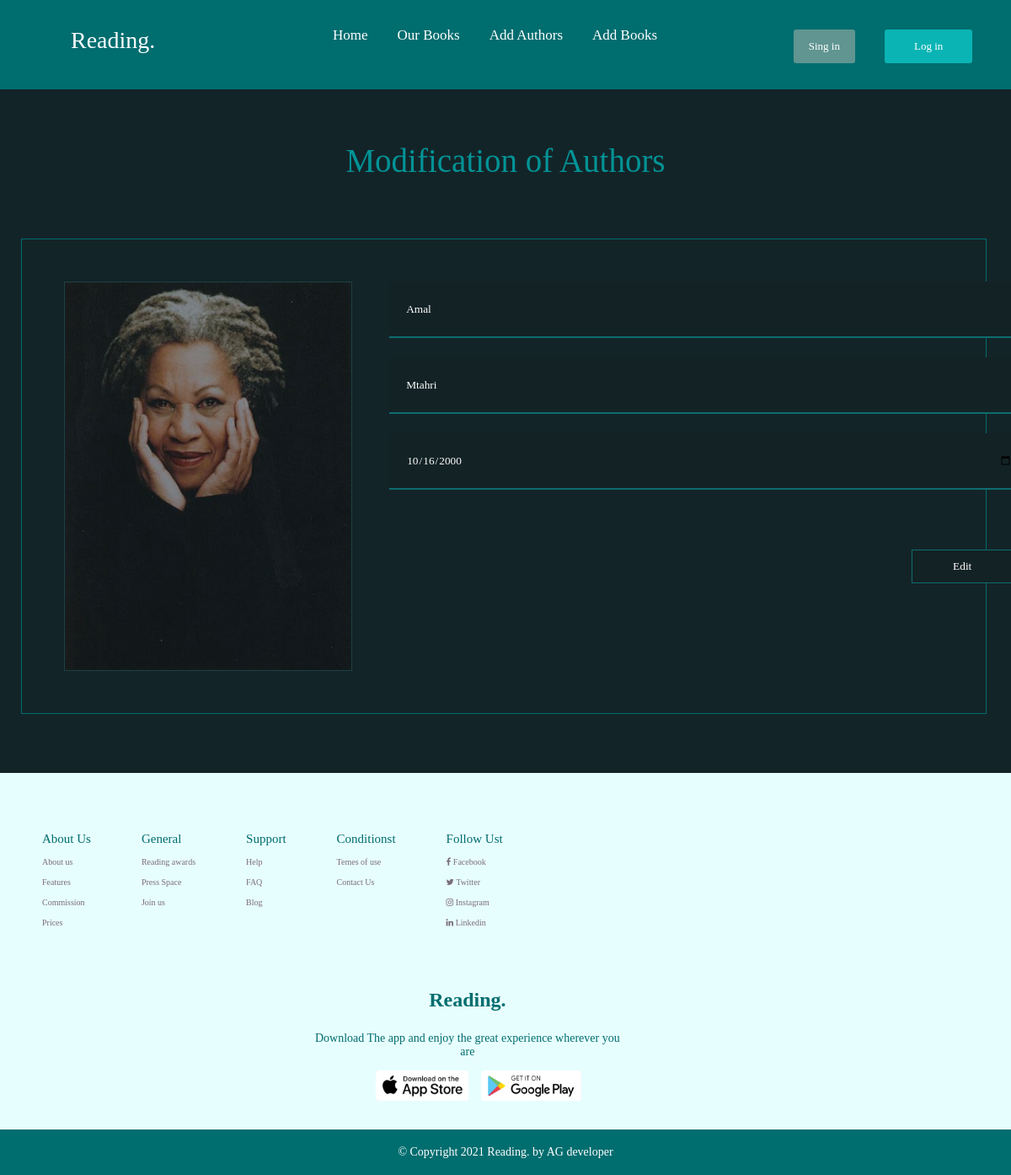
The page /modification_authors.php?idA=1 on the database its author committed.
### tables this page shows
CREATE TABLE `authors` (
  `idA` int(4) NOT NULL,
  `Fname` varchar(50) DEFAULT NULL,
  `Lname` varchar(50) DEFAULT NULL,
  `dateN` date DEFAULT NULL,
  `image` varchar(50) DEFAULT NULL
);

### modification_authors.php (the view, shortened to what this page needs)
<?php
require_once('connect.php');
$idA = $_GET['idA'];
$sqlAfficher = "SELECT * FROM authors WHERE idA=$idA ";
$queryAffiche = $pdo->query($sqlAfficher);
$rowAffiche = $queryAffiche->fetch();
?>
<!DOCTYPE html>
<html lang="en">
<head>
    <link rel="stylesheet" href="style/add_authors.css">
    <link rel="stylesheet" href="style/footer.css">
    <link rel="stylesheet" href="http://maxcdn.bootstrapcdn.com/font-awesome/4.2.0/css/font-awesome.min.css">
</head>
<body>
    <header>
        <a href="index.php">
            <div class="logo" >Reading.</div>
        </a>
        <nav class="navBar">
            <a  href="index.php">Home</a>
            <a href="our_books.php">Our Books</a>
            <a href="add_authors.php">Add Authors</a>
            <a href="add_books.php">Add Books</a>
            <div class="register">
                <a href="login.php" class="aSingIn"><div class="singin" >Sing in</div></a>
                <a href="login.php" class="aSingIn"><div class="login" >Log in</div></a>
            </div>
        </nav>
    </header>
    <p class="titre">Modification of Authors</p>
<form class="container" method="post" action="updateauthors.php"  enctype="multipart/form-data">
    <div class="DivFile">
        <p>&#10010; Add Image</p>
        <img id="imgChange" src="images/<?php echo $rowAffiche['image'] ?>" alt="">
    </div>
    <div class="content">
        <input type="text" placeholder="First Name" name="Fname" class="input" value="<?php echo $rowAffiche['Fname'] ?>">
        <input type="text" placeholder="Last Name" class="input" name="Lname" value="<?php echo $rowAffiche['Lname'] ?>">
        <input type="date" placeholder="Date of Birth" class="input" name="date" value="<?php echo $rowAffiche['dateN'] ?>"><br />
        <button class="ADD">Edit</button>
    </div>
</form>
<footer class="footer">
    <div class="t-list">
    <div class="list">
        <ul>
            <li><span class="color_F">About Us</span></li>
            <li>About us</li>
            <li>Features</li>
            <li>Commission</li>
            <li>Prices</li>
        </ul>
    </div>
    <div class="list">
        <ul>
            <li ><span class="color_F">General</span></li>
            <li>Reading awards</li>
            <li>Press Space</li>
            <li>Join us</li>
        </ul>
    </div>
    <div class="list">
        <ul>
            <li><span class="color_F">Support</span></li>
            <li>Help</li>
            <li>FAQ</li>
            <li>Blog</li>
        </ul>
    </div>
    <div class="list">
        <ul>
            <li><span class="color_F">Conditionst</span></li>
            <li>Temes of use</li>
            <li>Contact Us</li>
        </ul>
    </div>
    <div class="list">
        <ul>
            <li><span class="color_F"> Follow Ust</span> </li>
                <li><i class="fa fa-facebook"></i> Facebook</li>
                <li> <i class="fa fa-twitter"></i> Twitter</li>
                <li> <i class="fa fa-instagram"></i>  Instagram</li>
                <li><i class="fa fa-linkedin"></i> Linkedin</li>
        </ul>
    </div>
    <div class="list2">
            <p class="color_R"><b> Reading.</b> </p>
                <p class="app">Download The app and enjoy the great experience wherever you<br />are</p>
                <div class="app_store">
                <img src="images/1.png" alt="img1">
                <img src="images/2.png" alt="img2">
                </div>
    </div>
</div>
    </footer>
    <div class="copyright">© Copyright 2021 Reading.  by AG developer</div>
</body>
</html>

### style/add_authors.css (style rules this page uses)
* { margin: 0; padding: 0; font-family: poppins; }
body { overflow-x: hidden; background-color: #132428; }
a { color: #fff; text-decoration: none; }
header { background-color: #006D6F; width: 100vw; height: 106px; width: 100vw; }
header nav { display: -webkit-box; display: -ms-flexbox; display: flex; }
header nav a { position: relative; top: 0px; left: 30%; font-size: 17px; color: #fff; text-decoration: none; display: -webkit-box; display: -ms-flexbox; display: flex; margin-left: 35px; -webkit-transition: 0.5s; transition: 0.5s; }
.logo { position: relative; top: 32px; left: 7%; font-size: 28px; width: -webkit-max-content; width: -moz-max-content; width: max-content; -webkit-transition: 0.5s; transition: 0.5s; }
.register { display: -webkit-box; display: -ms-flexbox; display: flex; position: absolute; top: 35px; right: 10%; font-size: 11px; width: -webkit-max-content; width: -moz-max-content; width: max-content; -webkit-transition: 0.5s; transition: 0.5s; }
.register .login { padding: 12px 35px; background-color: #0AB4B4; color: #fff; border-radius: 3px; font-size: 13px; cursor: pointer; -webkit-transition: 0.5s; transition: 0.5s; }
.register .singin { padding: 12px 18px; background-color: #609591; color: #fff; -webkit-transition: 0.5s; transition: 0.5s; border-radius: 3px; cursor: pointer; font-size: 13px; }
.titre { color: #029396; text-align: center; font-size: 39px; padding-top: 62px; }
.container { width: 87%; border: 1px solid #006D6F; margin-top: 70px; padding: 50px 50px; display: -webkit-box; display: -ms-flexbox; display: flex; -webkit-box-orient: horizontal; -webkit-box-direction: normal; -ms-flex-direction: row; flex-direction: row; margin-left: 2.1%; }
.container .input, .container .authors { width: 720px; height: 65px; background-color: #132225; border: none; border-bottom: 2px solid #0F6C6E; color: white; padding-left: 20px; }
.container input { margin-bottom: 23px; }
.container input::placeholder { color: white; padding-left: 5px; }
.container .ADD { width: 120px; height: 40px; margin-top: 48px; float: right; border: 1px solid #0F6C6E; background-color: #132225; color: white; }
.DivFile { position: relative; width: 340px; height: 460px; border: 1px solid #265E60; background-color: #006D6F; opacity: 0.5; color: #fff; margin-right: 44px; text-align: center; }
.DivFile p { top: 200px; left: 60px; font-size: 30px; position: absolute; }
.DivFile #imgChange { position: absolute; top: 0; left: 0px; width: 340px; height: 460px; border: none; }
.footer { margin: 0px; }

### style/footer.css (style rules this page uses)
body { margin: 0; padding: 0; }
.footer { background:#E7FEFE; width: 100%; height: 300px; margin-top: 70px; }
.list { float: left; padding-left: 50px; padding-right: 10px; padding-top: 70px; position: relative; }
.list ul li { list-style-type: none; color: #7B6D76; font-size: 10px; font-family: poppins; padding-bottom: 13px; }
.color_F { color: #006D6F; font-size: 15px; }
.color_R { color: #006D6F; font-size: 24px; font-family: poppins; text-align: center; margin-bottom: 10px; }
.app { font-family: poppins; font-size: 14px; color: #006D6F; text-align: center; padding:14px; }
.app_store { margin-left: 22%; }
.app_store img { padding-right: 10px; }
.t-list { display: flex; flex-direction: row; flex-wrap: wrap; }
.copyright { background: #006D6F; padding: 19px; color: white; text-align: center; align-items: center; font-family: poppins; font-size: 14px; justify-content: center; align-items: center; }
.list2 { padding-top:60px; float: left; padding-left: 50px; }
@media (max-width :1220px) { .footer { height: auto; padding-bottom: 30px; } }
@media (max-width :1220px) { .t-list .list2 { padding-left: 30%; } }

### rows shown on the page
authors: image (picture), Fname "Amal", Lname "Mtahri", date "10/16/2000"
